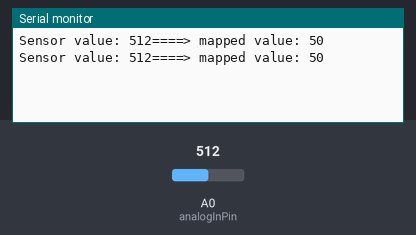
Simulated run of this sketch. Board: Arduino Uno, built with avr-gcc and run on an emulated ATmega328P. On the bench: the last lines printed to the serial monitor. Inputs (shaded band) come from the test bench; at power-on: A0 (analogInPin) = 512.

Above: at 3.8 s.
3.9 s: A0 (analogInPin) set to 716
At 7.1 s:
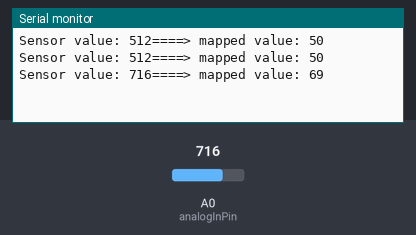
7.8 s: A0 (analogInPin) set to 900
At 9.5 s:
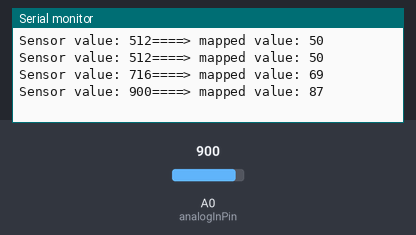
Timing chart, 0 to 11.0 s (numbered marks = the images above; inputs shaded):
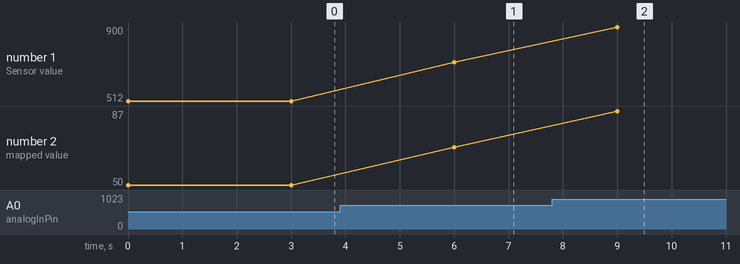

Measured:
- after the input at 3.9 s, the serial monitor: prints a new line after 2.1 s (image 1)
- after the input at 7.8 s, the serial monitor: prints a new line after 1.2 s (image 2)
- plotted number 1: 512 → 716 after the input at 3.9 s, 716 → 900 after the input at 7.8 s
- plotted number 2: 50 → 69 after the input at 3.9 s, 69 → 87 after the input at 7.8 s

The sketch:

Q1-8-1.ino
```cpp
const int analogInPin = A0;  // ESP8266 Analog Pin ADC0 = A0
int sensorValue = 0;

void setup() {
  // put your setup code here, to run once:
  Serial.begin(115200);

}

void loop() {
  // put your main code here, to run repeatedly:
  sensorValue = analogRead(analogInPin);
  Serial.print("Sensor value: ");
  Serial.print(sensorValue);
  Serial.print("====> mapped value: ");
  Serial.println(map(sensorValue, 0, 1023, 0, 100));

  delay(3000);

}
```
